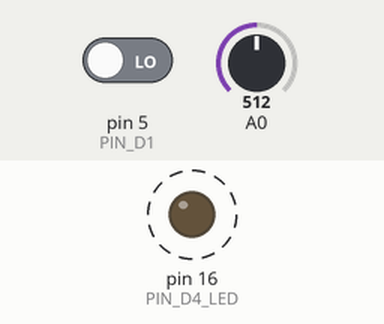
Recording of a sketch running on a simulated Arduino Uno, built for the host (arithmetic inside an expression is 32-bit, double 64-bit). Parts: output pins drawn as LEDs (lit = HIGH). Dashed ring = blinking. The inputs (shaded band) are chosen by the test bench; at power-on: pin 5 (PIN_D1) LOW, A0 = 512.

Above: at 3.3 s.
Timing chart, 0 to 5.7 s (numbered marks = the images above):
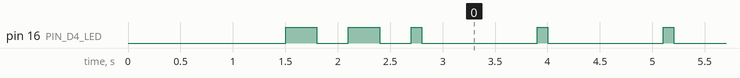

The sketch:

Wemos_H_UV_Ubidot_Esp8266_Principal.ino
```cpp
/****************************************
 * Include Libraries
 ****************************************/

#include "Ubidots.h"

//BOTON
//#define DEVICE  "esp8266_principal"  // Put here your Ubidots device label
//BOTON
//#define VARIABLE  "led_wemos"  // Put here your Ubidots variable label


/****************************************
 * Define Instances and Constants
 ****************************************/

const char* UBIDOTS_TOKEN = "BBFF-Uwy4vl7oGuHe5EKmHsUgknC7AWiY2x";  // Put here your Ubidots TOKEN
const char* WIFI_SSID = "Mu"; // Put here your Wi-Fi SSID
//const char* WIFI_SSID = "Mu2"; // Put here your Wi-Fi SSID
const char* WIFI_PASS = "0909039109"; // Put here your Wi-Fi password

//descomentar
Ubidots ubidots(UBIDOTS_TOKEN, UBI_HTTP);

//BOTON
//Ubidots client(UBIDOTS_TOKEN);

/****************************************
 * Auxiliar Functions
 ****************************************/

// Put here your auxiliar functions

/****************************************
 * Main Functions
 ****************************************/

void setup()
{
  //Serial.begin(115200);
  ubidots.wifiConnect(WIFI_SSID, WIFI_PASS);
  pinMode(5,INPUT); //PIN D1
  pinMode(16, OUTPUT); //PIN D4 LED
  // ubidots.setDebug(true);  // Uncomment this line for printing debug messages
  digitalWrite(16, HIGH);
  delay(300);
  digitalWrite(16, LOW);
  delay(300);
  digitalWrite(16, HIGH);
  delay(300);
  digitalWrite(16, LOW);
  delay(300);

}

void loop()
{
//+++++++++++++++++++++++++++++++++++++++++++++++++UBIDOTS RX
/*
float Valor_Led = client.get(DEVICE, VARIABLE);

    if (Valor_Led != ERROR_VALUE)
    {
      //Serial.print(F(">>>>>>>>> VALOR OBTENIDO POR EL LED: "));
      //Serial.println(Valor_Led);

      if (Valor_Led==1)
      {
        digitalWrite(16, HIGH);
      }
      if (Valor_Led==0)
      {
        digitalWrite(16, LOW);
      }
    }

*/

//++++++++++++++++++++++++++++++++++++++++++++SENSOR HUMEDAD TIERRA
  int estado=digitalRead(5);
  if(estado==HIGH)
  {
    //Serial.println("seco ");
    ubidots.add("tierra",0);  // Change for your variable name
  }
  else
  {
    //Serial.println("humedo ");
    ubidots.add("tierra",1);  // Change for your variable name
  }

//+++++++++++++++++++++++++++++++++++++++++++++++++UBIDOTS TX


  float value2 = 1024 - analogRead(A0);
  //float value3 = random(0, 9) * 100;

  ubidots.add("Luz", value2);
  //ubidots.add("Variable_Name_Three", value3);

  bool bufferSent = false;
  bufferSent = ubidots.send("esp8266_principal");  // Will send data to a device label that matches the device Id

  if (bufferSent)
  {
  digitalWrite(16, HIGH);
  delay(100);
  digitalWrite(16, LOW);
  delay(100);


    // Do something if values were sent properly
    //Serial.println("Values sent by the device");
  }

  delay(1000);
}
```

Measured:
- by itself, pin 16 (PIN_D4_LED): goes LOW 0.30 s, HIGH 0.30 s, LOW 0.30 s, 106 × (HIGH 0.10 s, LOW 1.1 s), then HIGH
